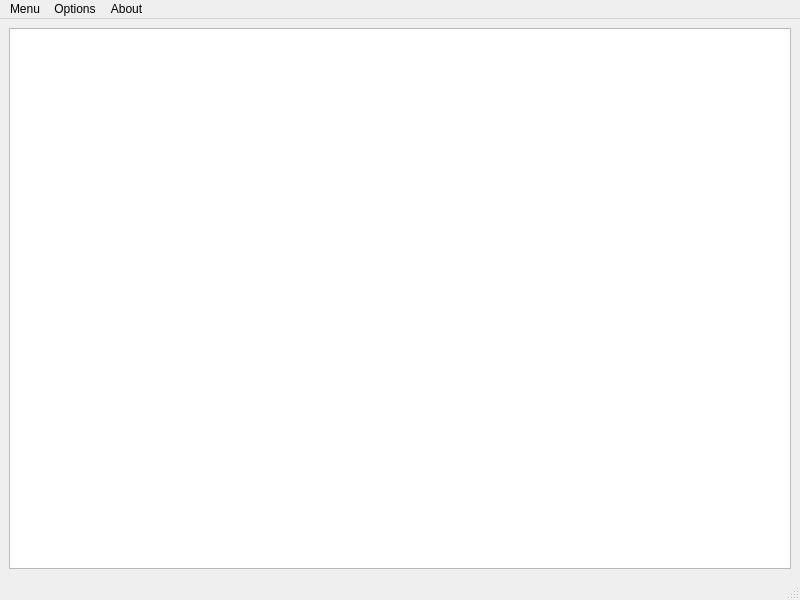
<?xml version="1.0" encoding="UTF-8"?>
<ui version="4.0">
 <class>MainWindow</class>
 <widget class="QMainWindow" name="MainWindow">
  <property name="geometry">
   <rect>
    <x>0</x>
    <y>0</y>
    <width>800</width>
    <height>600</height>
   </rect>
  </property>
  <property name="windowTitle">
   <string>MainWindow</string>
  </property>
  <widget class="QWidget" name="centralwidget">
   <layout class="QVBoxLayout" name="verticalLayout">
    <item>
     <widget class="QListWidget" name="listWidget"/>
    </item>
   </layout>
  </widget>
  <widget class="QMenuBar" name="menubar">
   <property name="geometry">
    <rect>
     <x>0</x>
     <y>0</y>
     <width>800</width>
     <height>20</height>
    </rect>
   </property>
   <widget class="QMenu" name="menuMenu">
    <property name="title">
     <string>Menu</string>
    </property>
   </widget>
   <widget class="QMenu" name="menuOptions">
    <property name="title">
     <string>Options</string>
    </property>
   </widget>
   <widget class="QMenu" name="menuAbout">
    <property name="title">
     <string>About</string>
    </property>
    <addaction name="actionAuthor"/>
    <addaction name="actionGithub"/>
   </widget>
   <addaction name="menuMenu"/>
   <addaction name="menuOptions"/>
   <addaction name="menuAbout"/>
  </widget>
  <widget class="QStatusBar" name="statusbar"/>
  <action name="actionAuthor">
   <property name="text">
    <string>Author</string>
   </property>
  </action>
  <action name="actionGithub">
   <property name="text">
    <string>Github</string>
   </property>
  </action>
 </widget>
 <resources/>
 <connections/>
</ui>
